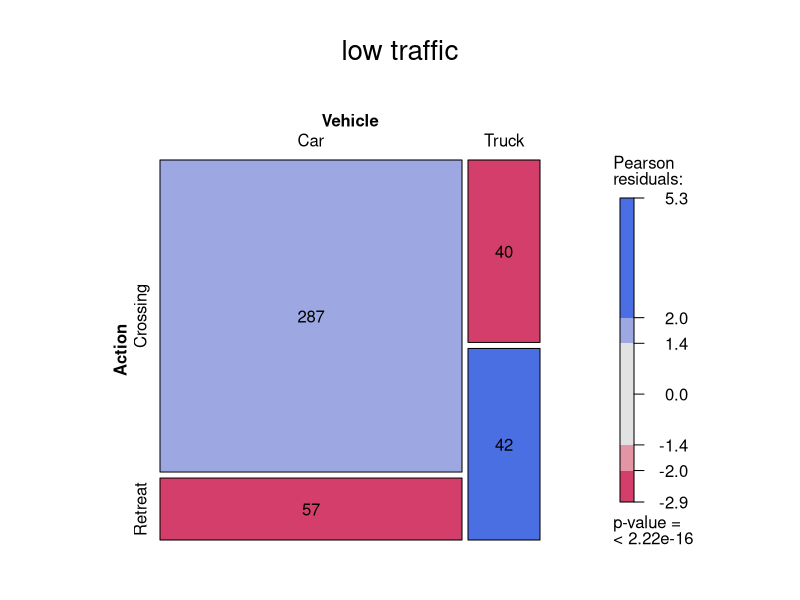
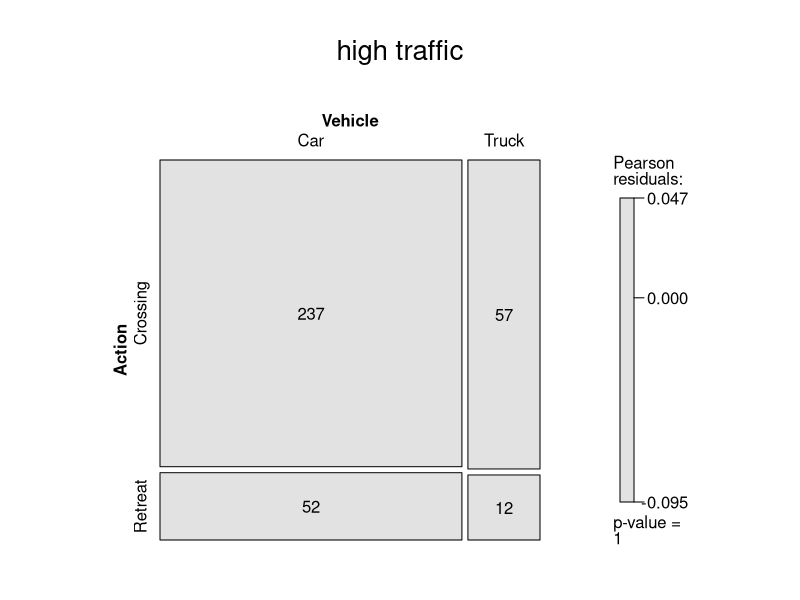
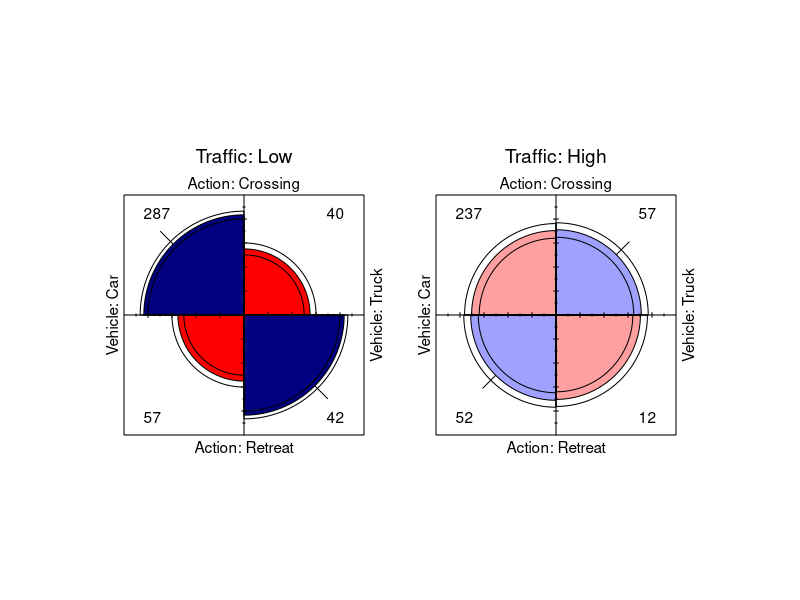
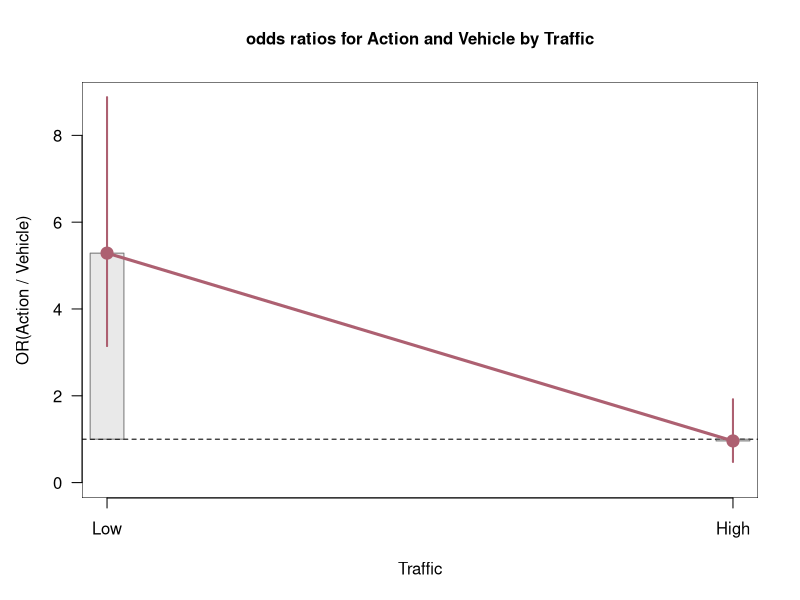
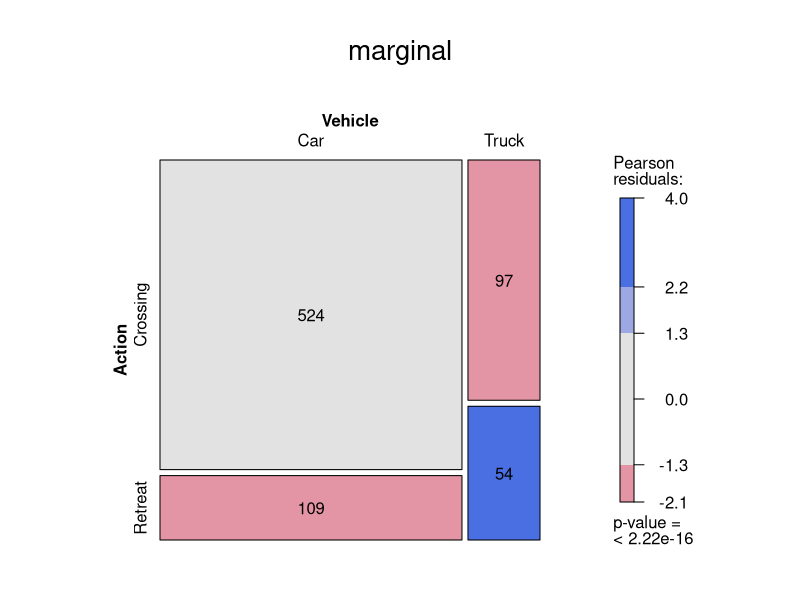
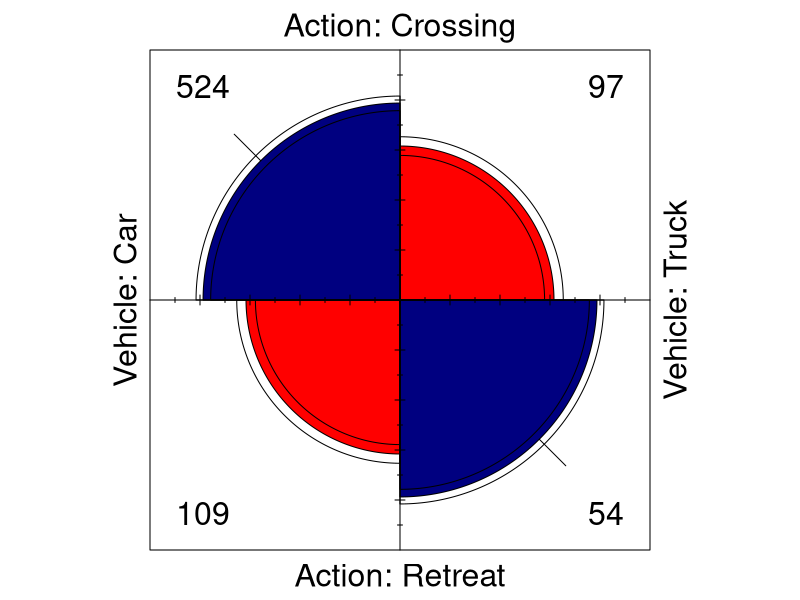

The R source for these figures, in order:
## ---- chunk 1
knitr::opts_chunk$set(echo = TRUE)
## ---- chunk 2
library("vcd")
library("vcdExtra")
## ---- chunk 3
Elks.table=data.frame(expand.grid(Action=c("Crossing", "Retreat"), Traffic=c("Low", "High"),
                                  Vehicle=c("Car", "Truck")), count=c(287,57,237,52,40,42,57,12))
# We want to have the table ordered, with Crossing, Car and Low traffic first
Elks.table$Action = ordered(Elks.table$Action, levels = c("Crossing","Retreat"))
Elks.table$Vehicle = ordered(Elks.table$Vehicle, levels = c("Car","Truck"))
Elks.table$Traffic = ordered(Elks.table$Traffic, levels = c("Low","High"))
Elks.partial = xtabs(count~Action+Vehicle+Traffic, Elks.table)
## ---- chunk 4
Elks.low.Traffic = Elks.partial[,,1]
chisq.test(Elks.low.Traffic)
## ---- chunk 5
mosaic(t(Elks.low.Traffic), gp=shading_max, split_vertical=TRUE, labeling = labeling_values, main = "low traffic")
## ---- chunk 6
or.low = oddsratio(Elks.low.Traffic, log=FALSE)
or.low
## ---- chunk 7
confint(or.low)
## ---- chunk 8
Elks.high.Traffic = Elks.partial[,,2]
chisq.test(Elks.high.Traffic)
## ---- chunk 9
mosaic(t(Elks.high.Traffic), gp=shading_max, split_vertical=TRUE, labeling = labeling_values, main = "high traffic")
## ---- chunk 10
or.high = oddsratio(Elks.high.Traffic, log=FALSE)
or.high
## ---- chunk 11
confint(or.high)
## ---- chunk 12
fourfold(Elks.partial)
## ---- chunk 13
or.part = oddsratio(Elks.partial, log=FALSE)
plot(or.part)
## ---- chunk 14
Elks.marginal = xtabs(count~Action+Vehicle, Elks.table)
chisq.test(Elks.marginal)
## ---- chunk 15
mosaic(t(Elks.marginal), gp=shading_max, split_vertical=TRUE, labeling = labeling_values, main = "marginal")
## ---- chunk 16
fourfold(Elks.marginal)
## ---- chunk 17
or.marg=oddsratio(Elks.marginal)
or.marg
## ---- chunk 18
woolf_test(Elks.partial)
## ---- chunk 19
mantelhaen.test(Elks.partial)$null.value
